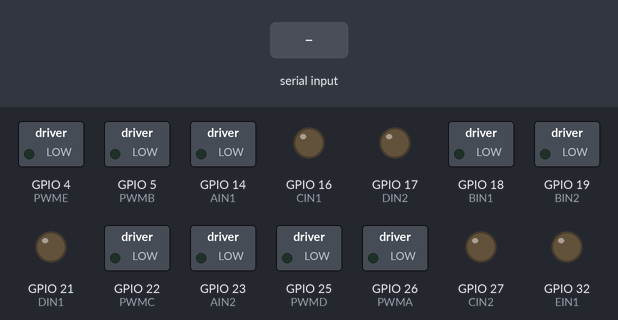
This sketch was run on a simulated ESP32. Parts: switched loads named in the sketch (green lamp = pin HIGH), output pins drawn as LEDs (lit = HIGH). The inputs (shaded band) are chosen by the test bench. What the sketch prints to the serial monitor is not drawn.

Above: at 1.2 s.
1.3 s: "r90\n" received over Serial
At 1.9 s:
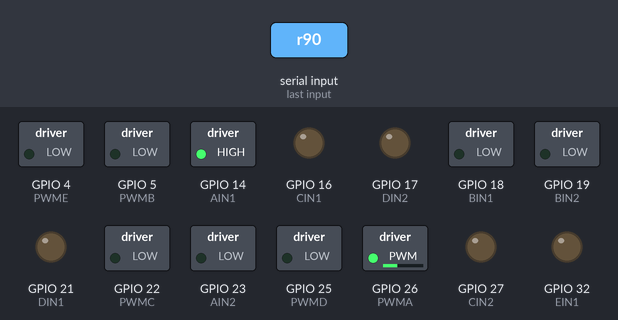
2.8 s: "p90\n" received over Serial
At 4.0 s:
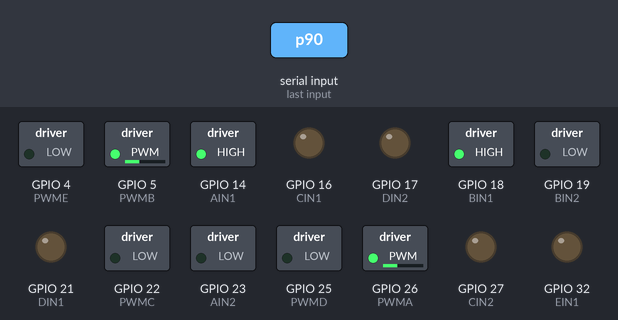
4.3 s: "t90\n" received over Serial
At 5.4 s:
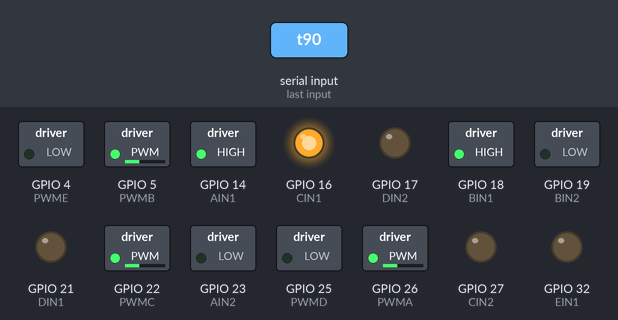
5.8 s: "i90\n" received over Serial
At 6.5 s:
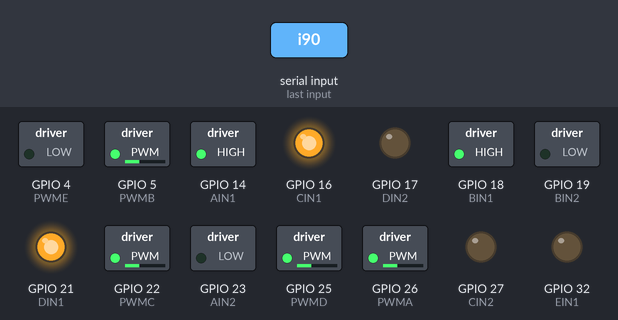
7.3 s: "m90\n" received over Serial
At 7.7 s:
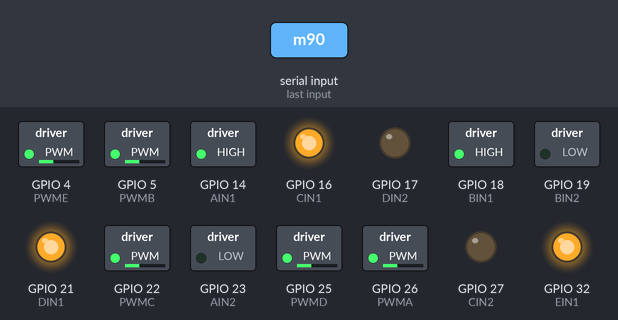
Timing chart, 0 to 9.8 s (numbered marks = the images above; inputs shaded):
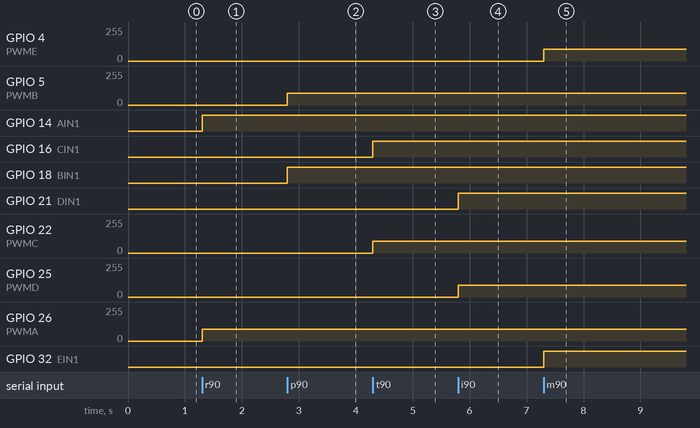

The sketch:

WEMOS_D1_MINI_ESP32.ino
```cpp
// ====== Motor Pin Mapping (ESP32) ======

// ================== 大拇指Thumb-Motor-(2-A) ==================
#define PWMC 22
#define CIN1 16
#define CIN2 27
// ================== 食指Index-Motor-(2-B) ==================
#define PWMD 25
#define DIN1 21
#define DIN2 17
// ================== 中指Middle-Motor-(3-B) ==================
#define PWME 4
#define EIN1 32
#define EIN2 33
// ================== 无名指Ring-Motor-(1-A) ==================
#define PWMA 26
#define AIN1 14
#define AIN2 23
// ================== 小拇指Pinky-Motor-(1-B) ==================
#define PWMB 5
#define BIN1 18
#define BIN2 19

// 当前速度（带符号）：-255..255，0=停止
int spdR = 0, spdP = 0, spdT = 0, spdI = 0, spdM = 0;

void setup() {
  Serial.begin(115200);

  // 初始化所有引脚
  pinMode(PWMA, OUTPUT); pinMode(AIN1, OUTPUT); pinMode(AIN2, OUTPUT);
  pinMode(PWMB, OUTPUT); pinMode(BIN1, OUTPUT); pinMode(BIN2, OUTPUT);
  pinMode(PWMC, OUTPUT); pinMode(CIN1, OUTPUT); pinMode(CIN2, OUTPUT);
  pinMode(PWMD, OUTPUT); pinMode(DIN1, OUTPUT); pinMode(DIN2, OUTPUT);
  pinMode(PWME, OUTPUT); pinMode(EIN1, OUTPUT); pinMode(EIN2, OUTPUT);

  stopAll();

  Serial.println("⚙️ Five-Finger Motor Controller (Persistent Speed, No Duration)");
  Serial.println("Commands (comma-separated):");
  Serial.println("  r###  -> Motor R (Ring)   speed -255..255 (sign = direction)");
  Serial.println("  p###  -> Motor P (Pinky)  speed -255..255");
  Serial.println("  t###  -> Motor T (Thumb)  speed -255..255");
  Serial.println("  i###  -> Motor I (Index)  speed -255..255");
  Serial.println("  m###  -> Motor M (Middle) speed -255..255");
  Serial.println("  ?     -> print current speeds");
  Serial.println("  s     -> STOP ALL motors immediately");
  Serial.println("Examples:");
  Serial.println("  t255,i150,m100,r-150,p-230");
  Serial.println("  t0,i0,m0,r0,p0");
  Serial.println("  i-255");
}

void loop() {
  if (!Serial.available()) return;

  String line = Serial.readStringUntil('\n');
  line.trim();
  if (line.length() == 0) return;

  // 新增：一键急停
  if (line == "s") {
    stopAll();
    Serial.println("🛑 ALL motors STOPPED.");
    return;
  }

  if (line == "?") {
    printStatus();
    return;
  }

  // 逐个 token 解析
  line += ",";
  String token = "";
  for (int i = 0; i < line.length(); i++) {
    char ch = line.charAt(i);
    if (ch == ',') {
      token.trim();
      token.toLowerCase();

      if (token.length() >= 2) {
        char id = token.charAt(0);
        String numStr = token.substring(1);
        int val = numStr.toInt();
        if (val < -255) val = -255;
        if (val > 255)  val = 255;

        switch (id) {
          case 'r': spdR = val; applyMotor(AIN1, AIN2, PWMA, spdR, "R (Ring)");   break;
          case 'p': spdP = val; applyMotor(BIN1, BIN2, PWMB, spdP, "P (Pinky)");  break;
          case 't': spdT = val; applyMotor(CIN1, CIN2, PWMC, spdT, "T (Thumb)");  break;
          case 'i': spdI = val; applyMotor(DIN1, DIN2, PWMD, spdI, "I (Index)");  break;
          case 'm': spdM = val; applyMotor(EIN1, EIN2, PWME, spdM, "M (Middle)"); break;
          default:
            if (token.length() > 0) {
              Serial.print("⚠️ Unknown token: "); Serial.println(token);
            }
            break;
        }
      } else if (token.length() == 1 && token[0] != '?' && token[0] != 's') {
        Serial.print("⚠️ Incomplete token: "); Serial.println(token);
      }

      token = "";
    } else {
      token += ch;
    }
  }
}

void applyMotor(int in1, int in2, int pwm, int signedSpeed, const char* name) {
  int mag = abs(signedSpeed);

  if (signedSpeed == 0) {
    digitalWrite(in1, LOW);
    digitalWrite(in2, LOW);
    analogWrite(pwm, 0);
    Serial.print("🛑 Motor "); Serial.print(name); Serial.println(" STOP");
    return;
  }

  if (signedSpeed > 0) {
    digitalWrite(in1, HIGH);
    digitalWrite(in2, LOW);
    Serial.print("➡️  Motor "); Serial.print(name); Serial.print(" FORWARD @ ");
  } else {
    digitalWrite(in1, LOW);
    digitalWrite(in2, HIGH);
    Serial.print("⬅️  Motor "); Serial.print(name); Serial.print(" BACKWARD @ ");
  }

  analogWrite(pwm, mag);
  Serial.print(mag); Serial.println(" PWM");
}

void stopAll() {
  // 同步清零状态变量
  spdR = spdP = spdT = spdI = spdM = 0;

  applyMotor(AIN1, AIN2, PWMA, 0, "R (Ring)");
  applyMotor(BIN1, BIN2, PWMB, 0, "P (Pinky)");
  applyMotor(CIN1, CIN2, PWMC, 0, "T (Thumb)");
  applyMotor(DIN1, DIN2, PWMD, 0, "I (Index)");
  applyMotor(EIN1, EIN2, PWME, 0, "M (Middle)");
}

void printStatus() {
  Serial.print("Status | T:"); Serial.print(spdT);
  Serial.print("  I:");       Serial.print(spdI);
  Serial.print("  M:");       Serial.print(spdM);
  Serial.print("  R:");       Serial.print(spdR);
  Serial.print("  P:");       Serial.println(spdP);
}
```

Measured:
- after the input at 1.3 s, GPIO 14 (AIN1): LOW → HIGH at once; GPIO 26 (PWMA): 0/255 → 90/255 at once
- after the input at 2.8 s, GPIO 5 (PWMB): 0/255 → 90/255 at once; GPIO 18 (BIN1): LOW → HIGH at once
- after the input at 4.3 s, GPIO 16 (CIN1): LOW → HIGH at once; GPIO 22 (PWMC): 0/255 → 90/255 at once
- after the input at 5.8 s, GPIO 21 (DIN1): LOW → HIGH at once; GPIO 25 (PWMD): 0/255 → 90/255 at once
- after the input at 7.3 s, GPIO 4 (PWME): 0/255 → 90/255 at once; GPIO 32 (EIN1): LOW → HIGH at once
